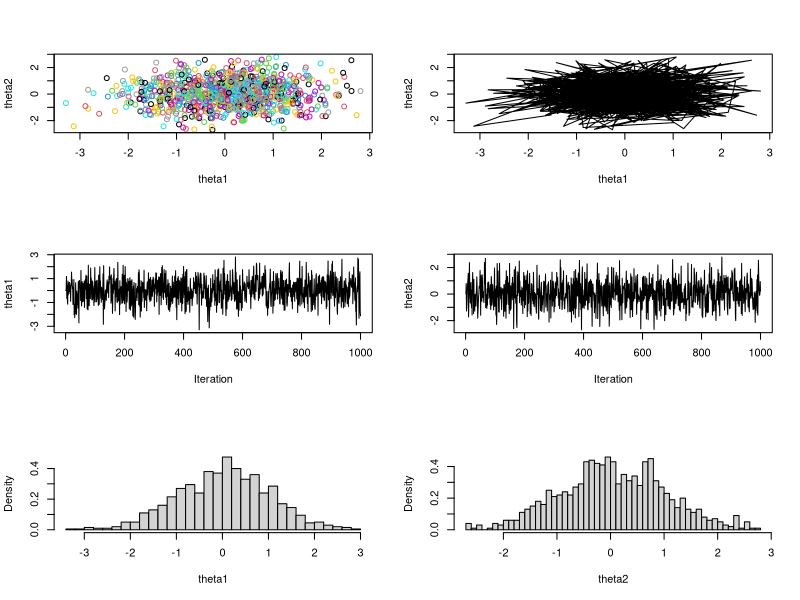

The R source for this figure:
library(coda)

gibbs=function(N,rho) 
{
  mat = matrix(ncol=2,nrow=N)
  th1 = 0
  th2 = 0
  mat[1, ] = c(th1,th2)
  for (i in 2:N) 
  {
    th1 = rnorm(1,rho*th2,sqrt(1-rho^2))
    th2 = rnorm(1,rho*th1,sqrt(1-rho^2))
    mat[i, ]=c(th1,th2)
  }
  return(mat)
}

p = c(0, 0.7, 0.99)

out=gibbs(1000,0)
par(mfrow=c(3,2))
plot(out,col=1:1000,xlab="theta1",ylab="theta2")
plot(out,type="l",xlab="theta1",ylab="theta2")
plot(ts(out[,1]),xlab="Iteration",ylab="theta1")
plot(ts(out[,2]),xlab="Iteration",ylab="theta2")
hist(out[,1],40,freq=FALSE,main="",xlab="theta1")
hist(out[,2],40,freq=FALSE,main="",xlab="theta2")
par(mfrow=c(1,1))

effectiveSize(out)

y = c(
  4,5,4,1,0,4,3,4,0,6,3,3,4,0,2,6,3,3,5,4,5,3,1,4,4,
  1,5,5,3,4,2,5,2,2,3,4,2,1,3,2,1,1,1,1,1,3,0,0,1,0,
  1,1,0,0,3,1,0,3,2,2,0,1,1,1,0,1,0,1,0,0,0,2,1,0,0,
  0,1,1,0,2,2,3,1,1,2,1,1,1,1,2,4,2,0,0,0,1,4,0,0,0,
  1,0,0,0,0,0,1,0,0,1,0,0)





